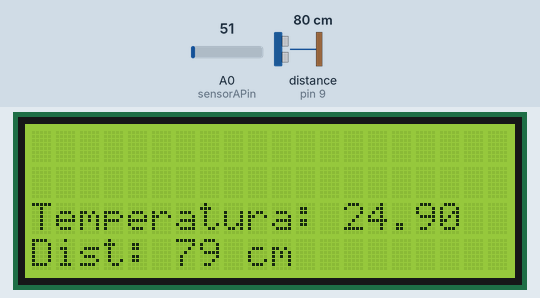
A sketch run on a simulated Arduino Uno, built with avr-gcc and run on an emulated ATmega328P. On the bench: 20×4 character LCD. Wiring (inferred from the names in the program): ultrasonic range finder: trigger pin 8; echo pin 9. The inputs (shaded band) are chosen by the test bench; at power-on: distance to the obstacle (sensor on pin 9) 80 cm, A0 (sensorAPin) = 51. The echo pulse lasts 58.3 µs per cm.

Above: at 1.2 s.
1.3 s: distance to the obstacle (sensor on pin 9) set to 60 cm
3.4 s: A0 (sensorAPin) set to 22
At 3.56 s:
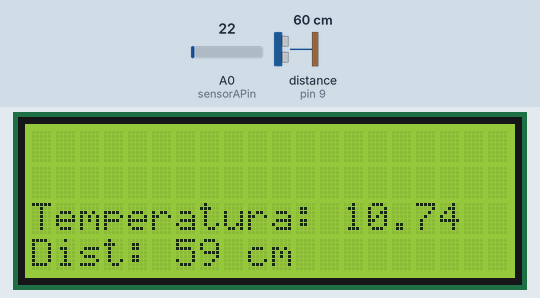
6.4 s: A0 (sensorAPin) set to 19
At 6.51 s:
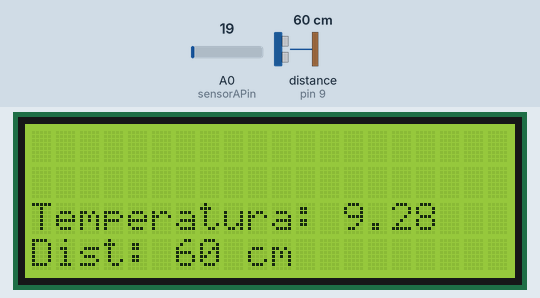
7.9 s: distance to the obstacle (sensor on pin 9) set to 97 cm
At 8.2 s:
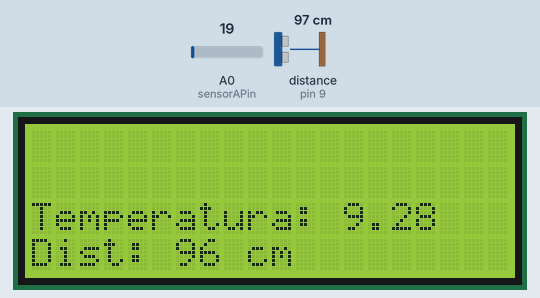
9.5 s: distance to the obstacle (sensor on pin 9) set to 106 cm
At 9.69 s:
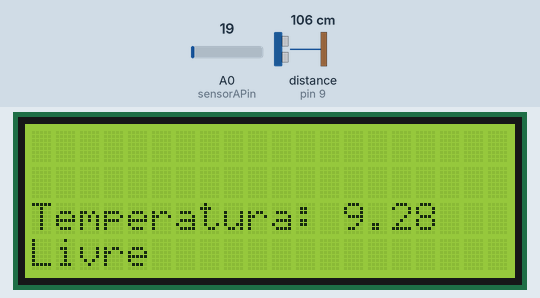
11.7 s: A0 (sensorAPin) set to 15
At 11.81 s:
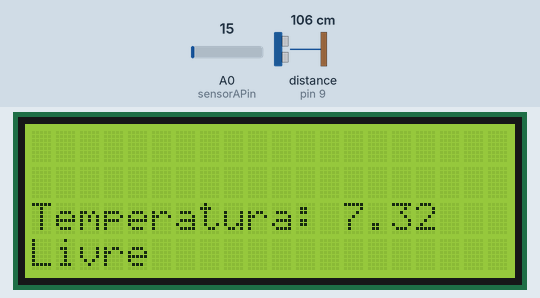

The sketch:

LVDTempDist.ino
```cpp
#define trigPin 8
#define echoPin 9
/*#define blockedLedPin 13
#define cleanLedPin 12
*/

#include <LiquidCrystal.h>

//declare variables/
float tempLM35;
int sensorAPin = 0;

// initialize the library with the numbers of the interface pins
LiquidCrystal lcd(12, 11, 5, 4, 3, 2);

void setup() {

  Serial.begin (9600);

  lcd.begin(20, 4);
  lcd.clear();
  pinMode(trigPin, OUTPUT);
  pinMode(echoPin, INPUT);
  //inicializa os leds
//  pinMode(blockedLedPin, OUTPUT);
//  pinMode(cleanLedPin, OUTPUT);
}

void loop()
{
  lcd.clear();
  tempLM35 = leTemperatura();
  lcd.setCursor(0, 2);
  lcd.print("Temperatura: ");
  lcd.print(tempLM35);

  int distancia = leDistancia();
  if ((distancia >= 100) || (distancia <= 0))
  {
    lcd.setCursor(0, 3);
    lcd.print("Livre");
  }
  else
  {
    lcd.setCursor(0, 3);
    lcd.print("Dist: ");
    lcd.print(distancia);
    lcd.print(" cm");
  }
  delay(200);
}


float leTemperatura()
{
  float tempC;
  tempC = analogRead(sensorAPin);
  tempC = (5.0 * tempC * 100.0)/1024.0; //converte em celsius
  return(tempC);
}

/*
void leds(boolean estado)
{
  if(estado == true)
  {
    //LIVRE
    digitalWrite(blockedLedPin,LOW);
    digitalWrite(cleanLedPin,HIGH);
  }
  else
  {
    //OBSTRUÍDO
    digitalWrite(blockedLedPin,HIGH);
    digitalWrite(cleanLedPin,LOW);
  }
}
*/
int leDistancia()
{
  long duration, distance;
  digitalWrite(trigPin, LOW);
  digitalWrite(trigPin, HIGH);
  delayMicroseconds(10);
  digitalWrite(trigPin, LOW);
  duration = pulseIn(echoPin, HIGH);
  distance = (duration/2) / 29.1;
  return distance;
}
```

Measured:
- the behaviour switches between 100 and 101 cm on distance to the obstacle (sensor on pin 9) (found by bisection; images 3 and 4)
- after the input at 6.4 s, the display: first changes at once (image 2 shows a later state)
- after the input at 7.9 s, the display: first differs from a run without the input after 0.20 s (image 3)
- after the input at 9.5 s, the display: first differs from a run without the input after 0.09 s (image 4)
- after the input at 11.7 s, the display: first changes at once (image 5 shows a later state)
